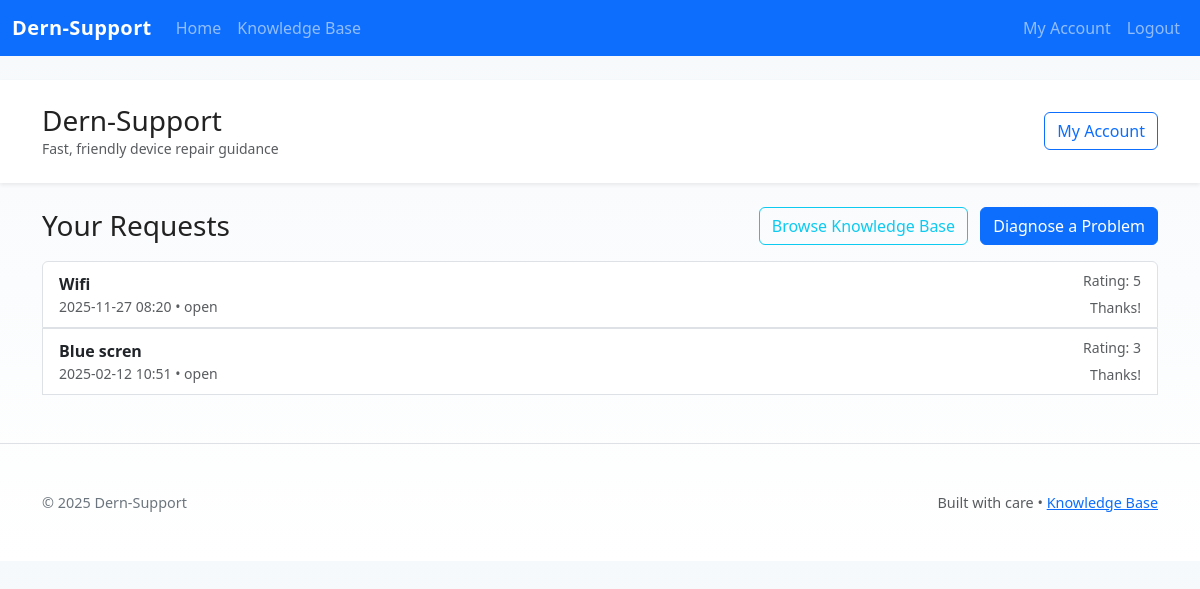
/customer/dashboard (signed in), run on the app's committed database.
### app.py (models this page shows)
class SupportRequest(db.Model):
    id = db.Column(db.Integer, primary_key=True)
    title = db.Column(db.String(200), nullable=False)
    description = db.Column(db.Text)
    customer_id = db.Column(db.Integer, db.ForeignKey('customer.id'))
    scheduled_for = db.Column(db.DateTime)
    status = db.Column(db.String(50), default='open')
    estimated_cost = db.Column(db.Float, default=0.0)
    created_at = db.Column(db.DateTime, default=datetime.utcnow)
    priority = db.Column(db.Integer, default=3)
    location = db.Column(db.String(255))
    time_taken_hours = db.Column(db.Float)
    customer = db.relationship('Customer', backref='requests')
    rating = db.Column(db.Integer)
    customer_feedback = db.Column(db.Text)

### app.py (the view)
@app.route('/customer/dashboard')
@customer_login_required
def customer_dashboard():
    cid = session.get('customer_id')
    c = Customer.query.get(cid)
    reqs = SupportRequest.query.filter_by(customer_id=cid).order_by(SupportRequest.created_at.desc()).all()
    return render_template('customer_dashboard.html', customer=c, requests=reqs)

### app.py (called while the page is built)
def customer_login_required(f):
    from functools import wraps
    @wraps(f)
    def wrapped(*args, **kwargs):
        if not session.get('customer_id'):
            flash('Please log in as customer to continue', 'warning')
            return redirect(url_for('customer_login'))
        return f(*args, **kwargs)
    return wrapped

### templates/customer_dashboard.html (shortened to what this page needs)
{% extends 'base.html' %}
{% block content %}
  <div class="d-flex justify-content-between align-items-center mb-3">
    <h1 class="h3 mb-0">Your Requests</h1>
    <div>
      <a class="btn btn-outline-info" href="{{ url_for('kb_list') }}">Browse Knowledge Base</a>
      <a class="btn btn-primary ms-2" href="{{ url_for('kb_diagnose') }}">Diagnose a Problem</a>
    </div>
  </div>
  <div class="row">
    <div class="col-12">
      <div class="list-group">
        {% for r in requests %}
          <div class="list-group-item d-flex justify-content-between align-items-center">
            <div>
              <div class="fw-semibold">{{ r.title }}</div>
              <div class="small text-muted">{{ r.scheduled_for.strftime('%Y-%m-%d %H:%M') if r.scheduled_for else '-' }} • {{ r.status }}</div>
            </div>
            <div class="text-end">
              <div class="small text-muted mb-1">Rating: {% if r.rating %}{{ r.rating }}{% else %}-{% endif %}</div>
              {% if not r.rating %}
                <button class="btn btn-sm btn-outline-primary" data-bs-toggle="modal" data-bs-target="#rateModal{{r.id}}">Rate</button>
              {% else %}
                <small class="text-muted">Thanks!</small>
              {% endif %}
            </div>
          </div>
        {% else %}
          <div class="list-group-item">No requests yet</div>
        {% endfor %}
      </div>
    </div>
  </div>
{% endblock %}

### static/css/styles.css (style rules this page uses)
:root { --primary:#0d6efd; --muted:#6c757d; }
body { background: linear-gradient(180deg,#f6f9fb 0%, #ffffff 100%); color:#222; }
.btn-primary { background:var(--primary); border-color:var(--primary); }

### data on the page
SupportRequest: title "Wifi", scheduled_for "2025-11-27 08:20", status "open", rating "5", shows "Thanks!"
SupportRequest: title "Blue scren", scheduled_for "2025-02-12 10:51", status "open", rating "3", shows "Thanks!"
